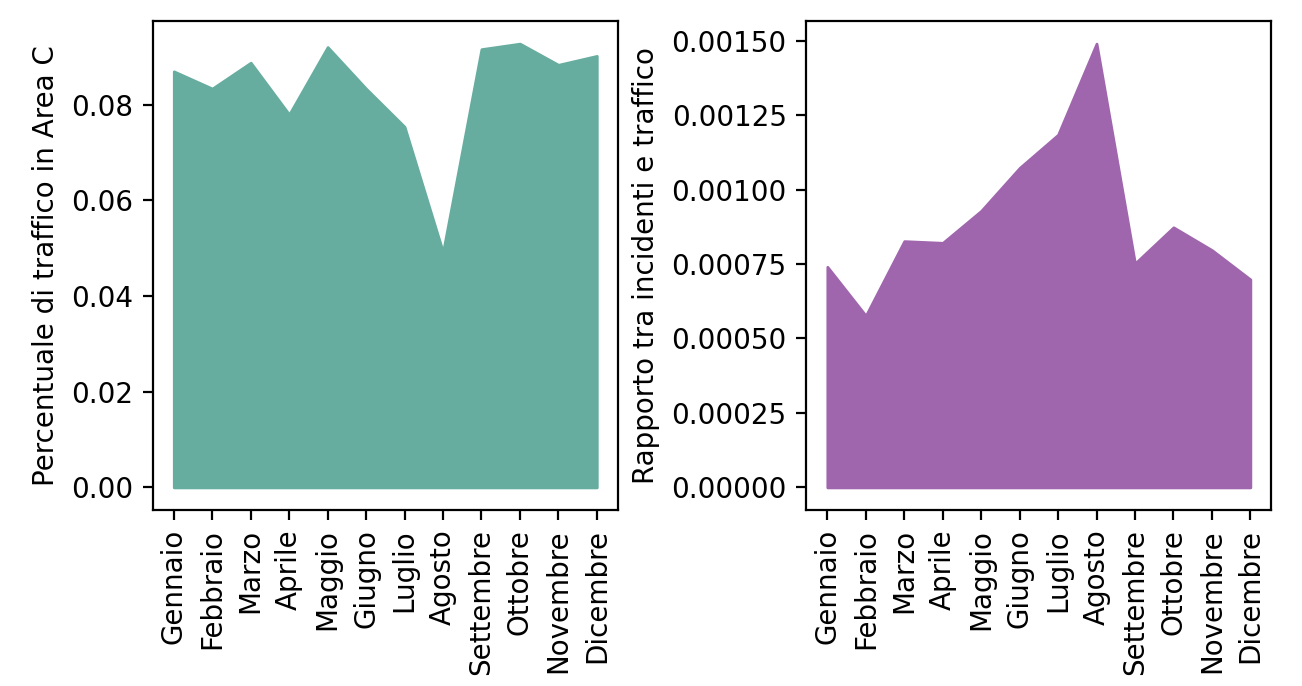

Here is the Python script that generated this plot:

import pandas as pd
import matplotlib.pyplot as plt
import numpy as np

path = "dataset/area_c/orari_2012.csv"

data = pd.read_csv(path, sep=';')

df = pd.Series()
for f in data['month'].unique():
    df = df.append(
        pd.Series(data[data['month'] == f]['totale'].sum()), 
        ignore_index=True
        )

mesi = [
    'Gennaio',
    'Febbraio',
    'Marzo',
    'Aprile',
    'Maggio',
    'Giugno',
    'Luglio',
    'Agosto',
    'Settembre',
    'Ottobre',
    'Novembre',
    'Dicembre'
]

incidenti = pd.read_csv("dataset/incidenti/incidenti_2012.txt", sep='\t')
mesi_incidenti = incidenti['mese'].value_counts().sort_index()

df.index = range(1,13)
perc_traffico = df / df.sum()

# print(mesi_incidenti)
# print(df)
rapp = mesi_incidenti / df

mesi = ["Gennaio","Febbraio","Marzo","Aprile","Maggio","Giugno","Luglio","Agosto","Settembre","Ottobre","Novembre","Dicembre"]

plt.subplot(1,2,1)
plt.fill_between(perc_traffico.index, perc_traffico, color='#66ad9f')
plt.ylabel("Percentuale di traffico in Area C")
plt.xticks(range(1,13), mesi, rotation=90)
plt.tight_layout()

plt.subplot(1,2,2)
plt.fill_between(rapp.index, rapp, color='#9f66ad')
plt.xticks(range(1, 13), mesi, rotation=90)
plt.ylabel("Rapporto tra incidenti e traffico")
plt.tight_layout()
plt.show()
